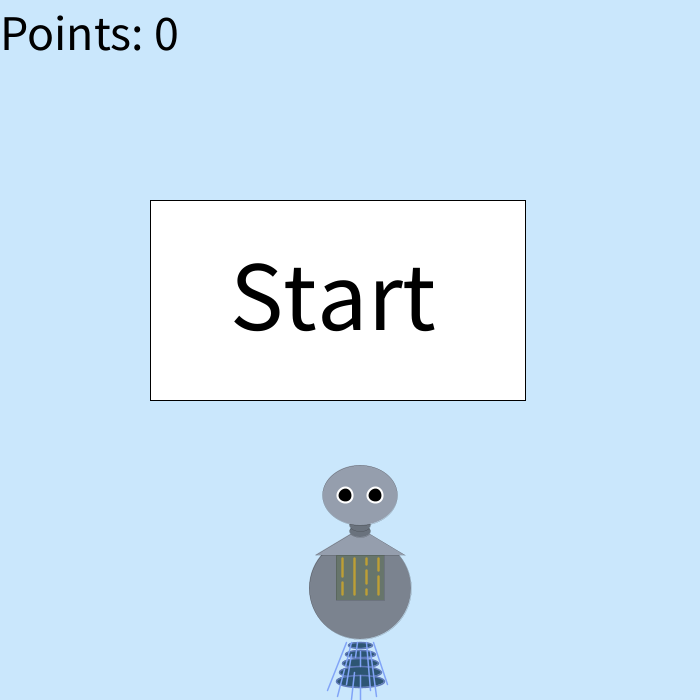
Frame 1 (no input)
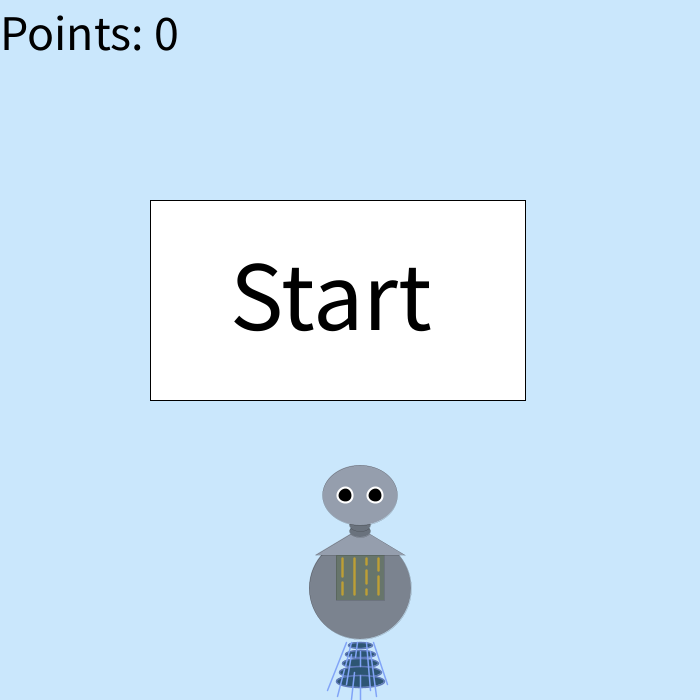
Frame 60 (the mouse pressed at the canvas centre just before this capture)
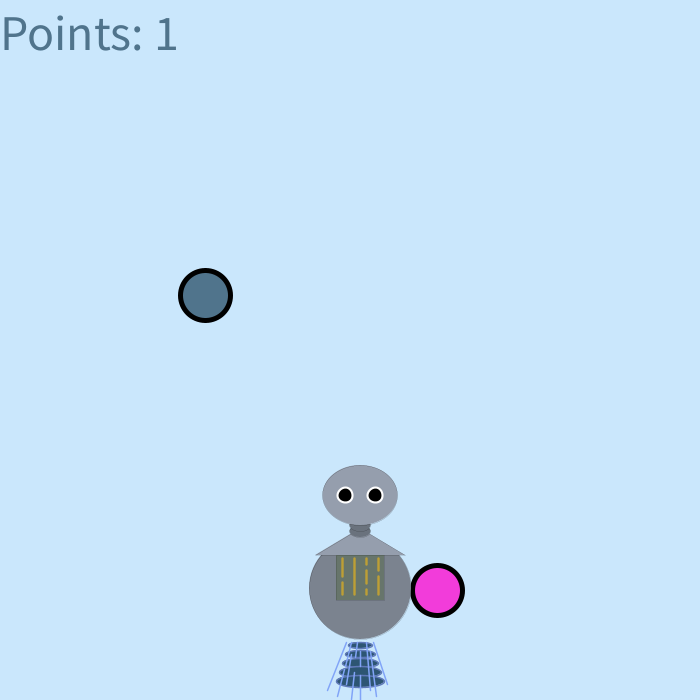
Frame 120 (the mouse held since frame 60 and released just before this capture)

The Processing sketch that drew these frames (run headless with seeded random() and noise(); from frame 60 on, the mouse is pressed at the canvas centre):

// Processing sketch: animation_semester1_project
// ── animation_semester1_project.pde
/*Isha Parekh- January 10th, 2023 //<>//
 
 This animation is a game, where the player collects the falling balls and gains points.
 After 30 seconds, a score is provided according to the number of balls collected by the player, whose
 character is the robot. Using the code from processing, I tried to make shapes visible and invisible
 using setVisible() and isVIsible(), but I could not figure out how they worked, and eventually found
 another way to get rid of the start button. I also struggled with finding a way for the points to increase
 whenever the ball hit the robot. I took inspiration from the rock, paper and scissor game we coded during class,
 and decided to do something similar- a game- for my final project.*/


//values for circle to move.
float circle1x = random(50, 650);
float circle1y=0;
float circle2x = random(50, 650);
float circle2y = 0;
float circle2dy=5;
float circle1dy=10;
//randomised color
int r = (int) random (0, 255);
int g = (int) random (0, 255);
int b= (int) random (0, 255);
int R = (int) random (0, 255);
int G = (int) random (0, 255);
int B= (int) random (0, 255);
//movement of circle and character
boolean throwBall = false;
int translateX=0;
int translateY;
int points=0;
//click on button to start
String pressButton= "Not Clicked";
//counter (timer)
int counter= 0;
//gain points every time the ball touches the robot
float robotX;
float robotY;

void setup() {
  size(700, 700);
}


void draw() {
  background(#cae7fc);
  //random placement of circles and their colors
  if (circle1y > height) {
    circle1x = random(50, 650);
    circle1y = 0;
    r= (int) random (0, 255);
    g=(int) random (0, 255);
    b=(int) random (0, 255);
  }
  if (circle2y > height) {
    circle2x = random(50, 650);
    circle2y = 0;
    R= (int) random (0, 255);
    G=(int) random (0, 255);
    B=(int) random (0, 255);
  }

  /*when the button is clicked the balls start falling, and when the timer runs out
   the code stops*/
  if (pressButton=="Clicked") {
    throwBall= true;
    counter=counter+1;
  }

  if (counter >= 900) {
    throwBall = false;
    pressButton="Not Clicked";
    text("Time's up!", 350, 50);
  }
  //balls falling and start button
  if (throwBall==true) {
    fill(r, g, b);
    stroke(0, 0, 0);
    strokeWeight(5);
    circle(circle1x, circle1y, 50);
    circle1y=circle1dy+circle1y;
    fill(R, G, B);
    circle(circle2x, circle2y, 50);
    circle2y=circle2dy+circle2y;
  } else if (throwBall==false) {
    fill(255);
    rect(150, 200, 375, 200);
    fill(0, 0, 0);
    textSize(100);
    text("Start", 230, 330);
  } else {
    println("not clicked");
  }

  //text for points and start

  textSize(50);
  text("Points: " + points, 0, 50);

  //this is the robot/creature used as a character
  push();
  translate(translateX, translateY);
  scale(0.3);
  translate(800, 1500);
  fill(255, 255, 255);
  stroke(#7b838f);
  stroke(0, 0, 0);
  strokeWeight(0);
  fill(#7b838f);
  circle(400, 460, 340);
  fill(#959ead);
  triangle(400, 260, 550, 350, 250, 350);
  fill(#67756b);
  rect(320, 350, 160, 150);
  stroke(#bd9f35);
  strokeWeight(8);
  line(340, 360, 340, 420);
  line(340, 440, 340, 480);
  line(380, 360, 380, 480);
  line(420, 360, 420, 380);
  line(420, 400, 420, 445);
  line(420, 465, 420, 480);
  line(460, 360, 460, 400);
  line(460, 420, 460, 480);
  fill(#6a727d);
  stroke(0, 0, 0);
  strokeWeight(0);
  ellipse(400, 270, 70, 40);
  ellipse(400, 250, 70, 40);
  fill(#959ead);
  ellipse(400, 150, 250, 200);
  fill(0, 0, 0);
  strokeWeight(7);
  stroke(255, 255, 255);
  circle(350, 150, 50);
  circle(450, 150, 50);
  stroke(#5f79b8);
  strokeWeight(5);
  fill(#2d5573);
  ellipse(400, 650, 80, 20);
  ellipse(400, 680, 100, 25);
  ellipse(400, 710, 120, 30);
  ellipse(400, 740, 140, 35);
  ellipse(400, 770, 160, 40);
  stroke(#81a4f7);
  line(370, 640, 350, 720);
  line(348, 730, 325, 820);
  line(355, 640, 290, 800);
  line(390, 640, 385, 690);
  line(380, 740, 370, 830);
  line(400, 670, 400, 720);
  line(400, 750, 400, 840);
  line(372, 680, 355, 780);
  line(420, 640, 435, 800);
  line(435, 670, 455, 820);
  line(445, 640, 490, 780);
  pop();

  //scoring points when the ball touches the robot

  float robotX = translateX + 350;
  float robotY = translateY + 470;
  if (throwBall==true && circle1x > robotX - 100 && circle1x < robotX + 100 && circle1y==robotY || (throwBall==true && circle2x > robotX - 100 && circle2x < robotX + 100 && circle2y == robotY)) {
    points= points + 1;
  }
}

//moving the robot left and right
void keyPressed() {
  if (keyCode == LEFT) {
    translateX=translateX - 25;
  } else if (keyCode == RIGHT) {
    translateX=translateX+25;
  } else {
    println("incorrect keys used");
    textSize(30);
    text("Use the left and right keys to move the robot!", 75, 100);
  }
}
//assigning values to string pressButton
void mousePressed() {
  if (mouseX <= 530 && mouseX >= 150 && mouseY >= 200 && mouseY <= 400) {
    pressButton= "Clicked";
    counter=0;
    points=0;
  } else {
    pressButton= "Not Clicked";
  }
}
